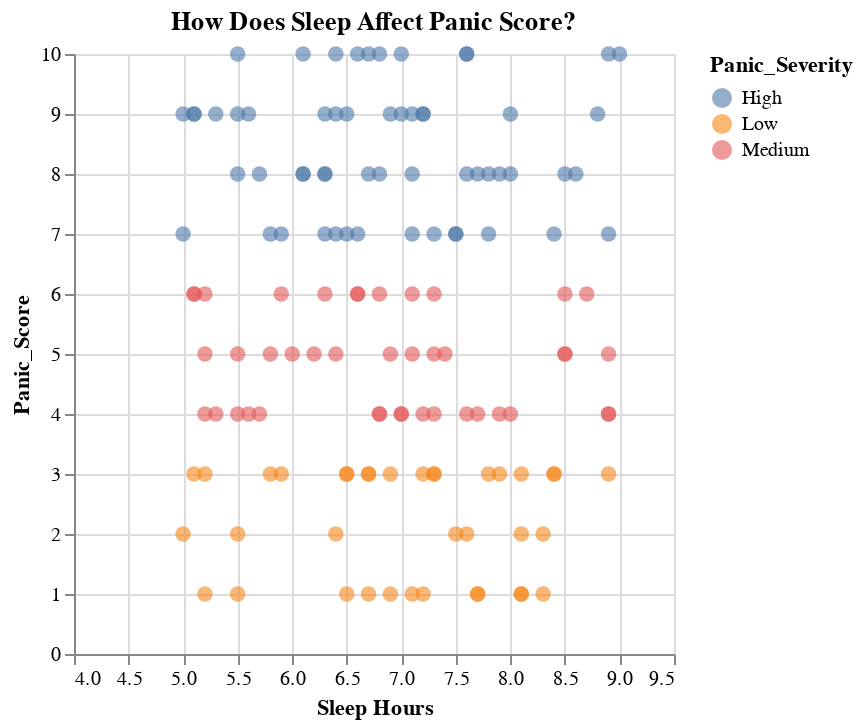

Write notebook code for a chart like this one.
### Markdown cell above
# How sleep affects panic score

### Code cell
slider = alt.binding_range(min=4, max=10, step=0.5, name='Min Sleep Hours:')
sleep_param = alt.param(bind=slider, value=5)

chart = alt.Chart(df).mark_circle(size=60, opacity=0.6).encode(
    x=alt.X("Sleep_Hours:Q", title="Sleep Hours", scale=alt.Scale(domain=[4, 9.5])),
    y="Panic_Score:Q",
    color="Panic_Severity:N",
    tooltip=["Sleep_Hours", "Panic_Score", "Panic_Severity"]
).add_params(sleep_param).transform_filter(
    alt.datum.Sleep_Hours >= sleep_param
).properties(
    title="How Does Sleep Affect Panic Score?"
)

chart

### Figure 1 — Vega-Lite specification as saved in the notebook (floating-point values rounded to 4 significant figures; data arrays with more than 128 entries replaced by an {"elided": "..."} marker saying what was removed)
{"config": {"view": {"continuousWidth": 300, "continuousHeight": 300}}, "data": {"name": "data-8221cbeffd04c387e62f0b8ccec6a440"}, "mark": {"type": "circle", "opacity": 0.6, "size": 60}, "encoding": {"color": {"field": "Panic_Severity", "type": "nominal"}, "tooltip": [{"field": "Sleep_Hours", "type": "quantitative"}, {"field": "Panic_Score", "type": "quantitative"}, {"field": "Panic_Severity", "type": "nominal"}], "x": {"field": "Sleep_Hours", "scale": {"domain": [4, 9.5]}, "title": "Sleep Hours", "type": "quantitative"}, "y": {"field": "Panic_Score", "type": "quantitative"}}, "params": [{"name": "param_1", "bind": {"input": "range", "max": 10, "min": 4, "name": "Min Sleep Hours:", "step": 0.5}, "value": 5}], "title": "How Does Sleep Affect Panic Score?", "transform": [{"filter": "(datum.Sleep_Hours >= param_1)"}], "$schema": "https://vega.github.io/schema/vega-lite/v5.20.1.json", "datasets": {"data-8221cbeffd04c387e62f0b8ccec6a440": {"elided": "168 records"}}}
